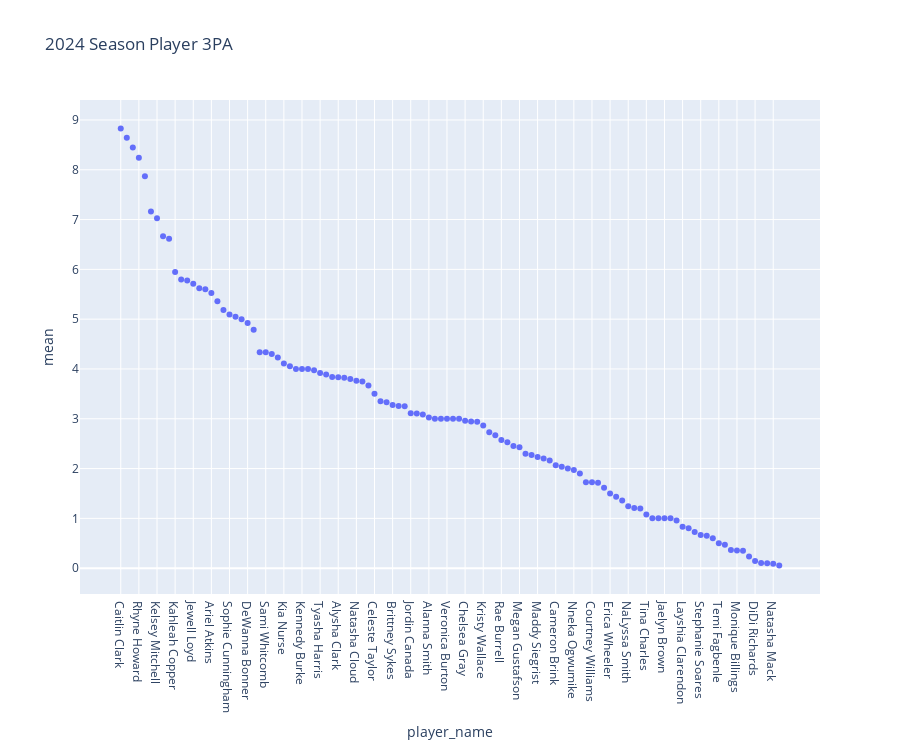
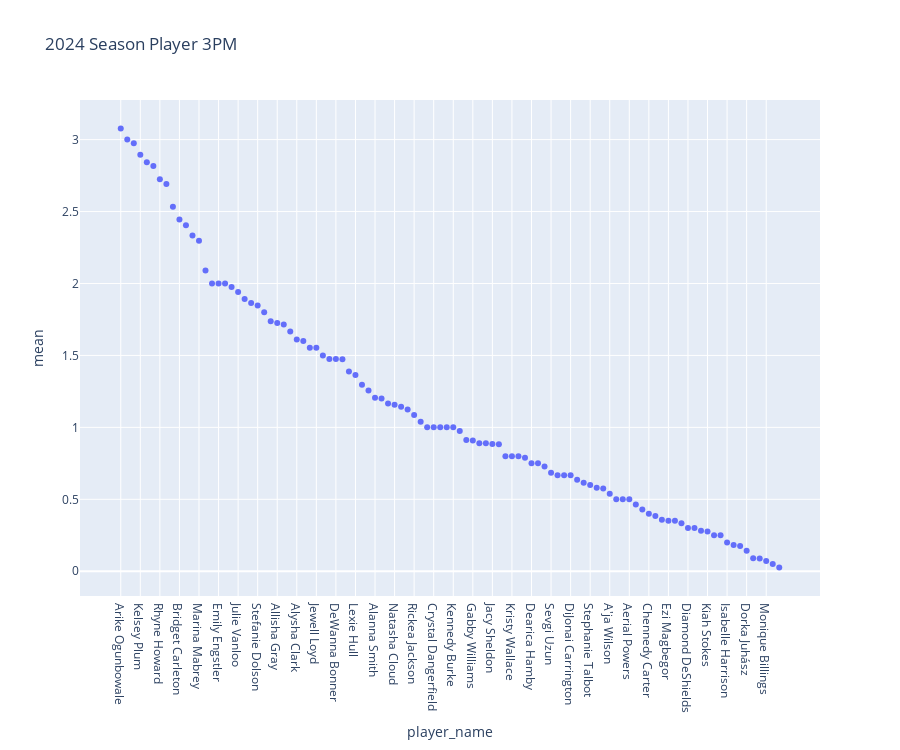

Source (notebook cell) for these figures, in order:
### Code cell
fig_att = px.scatter(data_frame=starters_df_2024.groupby('player_name')['three_points_att'].describe().query("mean > 0").sort_values('mean', ascending=False).reset_index(), x='player_name', y='mean', title='2024 Season Player 3PA', height=750)
fig_made = px.scatter(data_frame=starters_df_2024.groupby('player_name')['three_points_made'].describe().query("mean > 0").sort_values('mean', ascending=False).reset_index(), x='player_name', y='mean', title='2024 Season Player 3PM', height=750)
print(fig_att.show(),
      fig_made.show())

### Figure 1 — Plotly figure (JSON) as saved in the notebook; plotly's stock layout.template omitted (floating-point values rounded to 4 significant figures)
{"data": [{"hovertemplate": "player_name=%{x}<br>mean=%{y}<extra></extra>", "legendgroup": "", "marker": {"color": "#636efa", "symbol": "circle"}, "mode": "markers", "name": "", "orientation": "v", "showlegend": false, "type": "scatter", "x": ["Caitlin Clark", "Arike Ogunbowale", "Sabrina Ionescu", "Rhyne Howard", "Kelsey Plum", "Diana Taurasi", "Kelsey Mitchell", "Marina Mabrey", "Kayla McBride", "Kahleah Copper", "Julie Vanloo", "Rachel Banham", "Jewell Loyd", "Jackie Young", "Satou Sabally", "Ariel Atkins", "Bridget Carleton", "Kayla Thornton", "Sophie Cunningham", "Allisha Gray", "Sydney Colson", "DeWanna Bonner", "Karlie Samuelson", "Mikiah Herbert Harrigan", "Sami Whitcomb", "Aari McDonald", "Breanna Stewart", "Kia Nurse", "Azurá Stevens", "Shatori Walker-Kimbrough", "Kennedy Burke", "Kate Martin", "Stefanie Dolson", "Tyasha Harris", "Rebecca Allen", "Betnijah Laney-Hamilton", "Alysha Clark", "Jonquel Jones", "Tiffany Hayes", "Natasha Cloud", "Lexie Brown", "Leonie Fiebich", "Celeste Taylor", "Skylar Diggins-Smith", "Emily Engstler", "Brittney Sykes", "Rickea Jackson", "Diamond Miller", "Jordin Canada", "Sevgi Uzun", "Dana Evans", "Alanna Smith", "Katie Lou Samuelson", "Maya Caldwell", "Veronica Burton", "Jacy Sheldon", "Crystal Dangerfield", "Chelsea Gray", "Michaela Onyenwere", "Napheesa Collier", "Kristy Wallace", "Gabby Williams", "DiJonai Carrington", "Rae Burrell", "Odyssey Sims", "Nia Coffey", "Megan Gustafson", "Diamond DeShields", "Lexie Hull", "Maddy Siegrist", "Dearica Hamby", "Courtney Vandersloot", "Cameron Brink", "Natasha Howard", "Victoria Vivians", "Nneka Ogwumike", "Stephanie Talbot", "Myisha Hines-Allen", "Courtney Williams", "Jordan Horston", "A'ja Wilson", "Erica Wheeler", "Ezi Magbegor", "Lindsay Allen", "NaLyssa Smith", "Kiah Stokes", "Chennedy Carter", "Tina Charles", "Aerial Powers", "Dorka Juhász", "Jaelyn Brown", "Li Yueru", "Haley Jones", "Layshia Clarendon", "Isabelle Harrison", "Cheyenne Parker-Tyus", "Stephanie Soares", "Aliyah Boston", "Brittney Griner", "Temi Fagbenle", "Angel Reese", "Shakira Austin", "Monique Billings", "Brionna Jones", "Aaliyah Edwards", "DiDi Richards", "Teaira McCowan", "Alyssa Thomas", "Natasha Mack", "Naz Hillmon"], "xaxis": "x", "y": [8.829, 8.641, 8.447, 8.241, 7.868, 7.162, 7.026, 6.667, 6.615, 5.946, 5.794, 5.778, 5.711, 5.622, 5.6, 5.525, 5.361, 5.182, 5.095, 5.05, 5.0, 4.925, 4.789, 4.333, 4.333, 4.3, 4.231, 4.111, 4.053, 4.0, 4.0, 4.0, 3.974, 3.921, 3.889, 3.84, 3.833, 3.825, 3.8, 3.763, 3.75, 3.667, 3.5, 3.35, 3.333, 3.278, 3.257, 3.25, 3.111, 3.105, 3.083, 3.026, 3.0, 3.0, 3.0, 3.0, 3.0, 2.962, 2.944, 2.941, 2.867, 2.727, 2.667, 2.571, 2.529, 2.455, 2.429, 2.3, 2.273, 2.231, 2.2, 2.161, 2.067, 2.038, 2.0, 1.974, 1.9, 1.727, 1.725, 1.714, 1.615, 1.5, 1.432, 1.357, 1.243, 1.207, 1.2, 1.077, 1.0, 1.0, 1.0, 1.0, 0.9583, 0.8333, 0.8, 0.7273, 0.6667, 0.65, 0.6, 0.5, 0.4706, 0.3636, 0.3571, 0.35, 0.2353, 0.1429, 0.1053, 0.1, 0.09091, 0.05263], "yaxis": "y"}], "layout": {"height": 750, "legend": {"tracegroupgap": 0}, "title": {"text": "2024 Season Player 3PA"}, "xaxis": {"anchor": "y", "domain": [0, 1], "title": {"text": "player_name"}}, "yaxis": {"anchor": "x", "domain": [0, 1], "title": {"text": "mean"}}}}

### Figure 2 — Plotly figure (JSON) as saved in the notebook; plotly's stock layout.template omitted (floating-point values rounded to 4 significant figures)
{"data": [{"hovertemplate": "player_name=%{x}<br>mean=%{y}<extra></extra>", "legendgroup": "", "marker": {"color": "#636efa", "symbol": "circle"}, "mode": "markers", "name": "", "orientation": "v", "showlegend": false, "type": "scatter", "x": ["Arike Ogunbowale", "Sydney Colson", "Caitlin Clark", "Kelsey Plum", "Kelsey Mitchell", "Sabrina Ionescu", "Rhyne Howard", "Kayla McBride", "Satou Sabally", "Bridget Carleton", "Diana Taurasi", "Rachel Banham", "Marina Mabrey", "Kayla Thornton", "Tiffany Hayes", "Emily Engstler", "Kate Martin", "Ariel Atkins", "Julie Vanloo", "Jackie Young", "Kahleah Copper", "Stefanie Dolson", "Leonie Fiebich", "Karlie Samuelson", "Allisha Gray", "Sophie Cunningham", "Mikiah Herbert Harrigan", "Alysha Clark", "Betnijah Laney-Hamilton", "Tyasha Harris", "Jewell Loyd", "Shatori Walker-Kimbrough", "Jonquel Jones", "DeWanna Bonner", "Azurá Stevens", "Rebecca Allen", "Lexie Hull", "Kia Nurse", "Breanna Stewart", "Alanna Smith", "Aari McDonald", "Dana Evans", "Natasha Cloud", "Megan Gustafson", "Lexie Brown", "Rickea Jackson", "Chelsea Gray", "Michaela Onyenwere", "Crystal Dangerfield", "Sami Whitcomb", "Veronica Burton", "Kennedy Burke", "Skylar Diggins-Smith", "Napheesa Collier", "Gabby Williams", "Jordin Canada", "Brittney Sykes", "Jacy Sheldon", "Odyssey Sims", "Victoria Vivians", "Kristy Wallace", "Katie Lou Samuelson", "Nneka Ogwumike", "Dearica Hamby", "Diamond Miller", "Nia Coffey", "Sevgi Uzun", "Maya Caldwell", "Cameron Brink", "DiJonai Carrington", "Myisha Hines-Allen", "Maddy Siegrist", "Stephanie Talbot", "Courtney Vandersloot", "Courtney Williams", "A'ja Wilson", "Erica Wheeler", "Li Yueru", "Aerial Powers", "Lindsay Allen", "Rae Burrell", "Chennedy Carter", "Natasha Howard", "Jordan Horston", "Ezi Magbegor", "NaLyssa Smith", "Layshia Clarendon", "Diamond DeShields", "Brittney Griner", "Tina Charles", "Kiah Stokes", "Celeste Taylor", "Haley Jones", "Isabelle Harrison", "Cheyenne Parker-Tyus", "Aliyah Boston", "Dorka Juhász", "Shakira Austin", "Angel Reese", "Monique Billings", "Brionna Jones", "Teaira McCowan"], "xaxis": "x", "y": [3.077, 3.0, 2.976, 2.895, 2.842, 2.816, 2.724, 2.692, 2.533, 2.444, 2.405, 2.333, 2.296, 2.091, 2.0, 2.0, 2.0, 1.975, 1.941, 1.892, 1.865, 1.846, 1.8, 1.737, 1.725, 1.714, 1.667, 1.611, 1.6, 1.553, 1.553, 1.5, 1.475, 1.475, 1.474, 1.389, 1.364, 1.296, 1.256, 1.205, 1.2, 1.167, 1.158, 1.143, 1.125, 1.086, 1.038, 1.0, 1.0, 1.0, 1.0, 1.0, 0.975, 0.9118, 0.9091, 0.8889, 0.8889, 0.8846, 0.8824, 0.8, 0.8, 0.8, 0.7895, 0.75, 0.75, 0.7273, 0.6842, 0.6667, 0.6667, 0.6667, 0.6364, 0.6154, 0.6, 0.5806, 0.575, 0.5385, 0.5, 0.5, 0.5, 0.4643, 0.4286, 0.4, 0.3846, 0.3571, 0.3514, 0.3514, 0.3333, 0.3, 0.3, 0.2821, 0.2759, 0.25, 0.25, 0.2, 0.1818, 0.175, 0.1429, 0.09091, 0.08824, 0.07143, 0.05, 0.02632], "yaxis": "y"}], "layout": {"height": 750, "legend": {"tracegroupgap": 0}, "title": {"text": "2024 Season Player 3PM"}, "xaxis": {"anchor": "y", "domain": [0, 1], "title": {"text": "player_name"}}, "yaxis": {"anchor": "x", "domain": [0, 1], "title": {"text": "mean"}}}}
